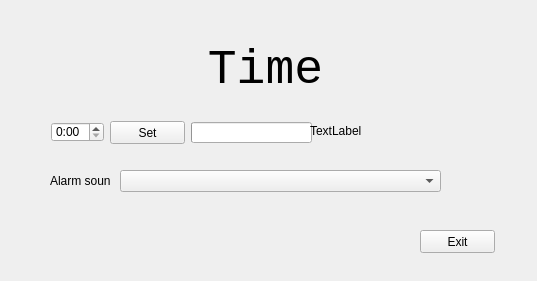
<?xml version="1.0" encoding="UTF-8"?>
<ui version="4.0">
 <class>Form</class>
 <widget class="QWidget" name="Form">
  <property name="geometry">
   <rect>
    <x>0</x>
    <y>0</y>
    <width>537</width>
    <height>281</height>
   </rect>
  </property>
  <property name="windowTitle">
   <string>Form</string>
  </property>
  <widget class="QLabel" name="label">
   <property name="geometry">
    <rect>
     <x>130</x>
     <y>40</y>
     <width>271</width>
     <height>61</height>
    </rect>
   </property>
   <property name="font">
    <font>
     <family>Courier New</family>
     <pointsize>36</pointsize>
    </font>
   </property>
   <property name="text">
    <string>Time</string>
   </property>
   <property name="alignment">
    <set>Qt::AlignCenter</set>
   </property>
  </widget>
  <widget class="QComboBox" name="comboBox">
   <property name="geometry">
    <rect>
     <x>120</x>
     <y>170</y>
     <width>321</width>
     <height>22</height>
    </rect>
   </property>
  </widget>
  <widget class="QPushButton" name="pushButton_2">
   <property name="geometry">
    <rect>
     <x>420</x>
     <y>230</y>
     <width>75</width>
     <height>23</height>
    </rect>
   </property>
   <property name="text">
    <string>Exit</string>
   </property>
  </widget>
  <widget class="QLabel" name="label_2">
   <property name="geometry">
    <rect>
     <x>50</x>
     <y>171</y>
     <width>61</width>
     <height>20</height>
    </rect>
   </property>
   <property name="text">
    <string>Alarm sound</string>
   </property>
  </widget>
  <widget class="QPushButton" name="pushButton">
   <property name="geometry">
    <rect>
     <x>110</x>
     <y>121</y>
     <width>75</width>
     <height>23</height>
    </rect>
   </property>
   <property name="text">
    <string>Set</string>
   </property>
   <property name="flat">
    <bool>false</bool>
   </property>
  </widget>
  <widget class="QTimeEdit" name="timeEdit">
   <property name="geometry">
    <rect>
     <x>51</x>
     <y>122</y>
     <width>53</width>
     <height>20</height>
    </rect>
   </property>
   <property name="displayFormat">
    <string>h:mm</string>
   </property>
  </widget>
  <widget class="QProgressBar" name="progressBar">
   <property name="geometry">
    <rect>
     <x>191</x>
     <y>122</y>
     <width>121</width>
     <height>21</height>
    </rect>
   </property>
   <property name="styleSheet">
    <string notr="true">color: rgb(255, 17, 21);</string>
   </property>
   <property name="maximum">
    <number>100</number>
   </property>
   <property name="value">
    <number>0</number>
   </property>
   <property name="invertedAppearance">
    <bool>false</bool>
   </property>
   <property name="format">
    <string/>
   </property>
  </widget>
  <widget class="QLabel" name="label_3">
   <property name="geometry">
    <rect>
     <x>310</x>
     <y>120</y>
     <width>161</width>
     <height>21</height>
    </rect>
   </property>
   <property name="text">
    <string>TextLabel</string>
   </property>
  </widget>
  <zorder>pushButton</zorder>
  <zorder>timeEdit</zorder>
  <zorder>progressBar</zorder>
  <zorder>label</zorder>
  <zorder>comboBox</zorder>
  <zorder>pushButton_2</zorder>
  <zorder>label_2</zorder>
  <zorder>label_3</zorder>
 </widget>
 <resources/>
 <connections>
  <connection>
   <sender>pushButton_2</sender>
   <signal>clicked()</signal>
   <receiver>Form</receiver>
   <slot>close()</slot>
   <hints>
    <hint type="sourcelabel">
     <x>437</x>
     <y>221</y>
    </hint>
    <hint type="destinationlabel">
     <x>268</x>
     <y>140</y>
    </hint>
   </hints>
  </connection>
  <connection>
   <sender>pushButton</sender>
   <signal>released()</signal>
   <receiver>Form</receiver>
   <slot>buttonClick()</slot>
   <hints>
    <hint type="sourcelabel">
     <x>237</x>
     <y>381</y>
    </hint>
    <hint type="destinationlabel">
     <x>319</x>
     <y>239</y>
    </hint>
   </hints>
  </connection>
 </connections>
 <slots>
  <slot>buttonClick()</slot>
 </slots>
</ui>
